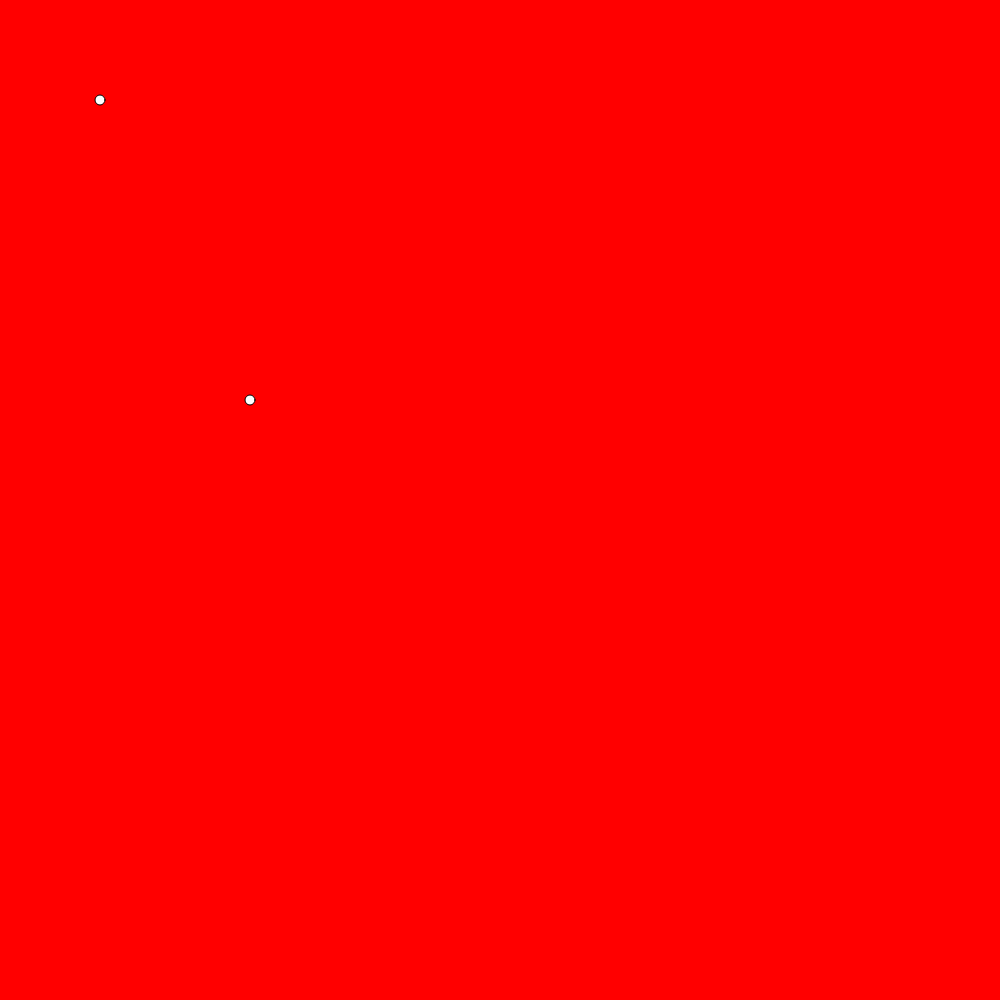
Frame 1 (no input)
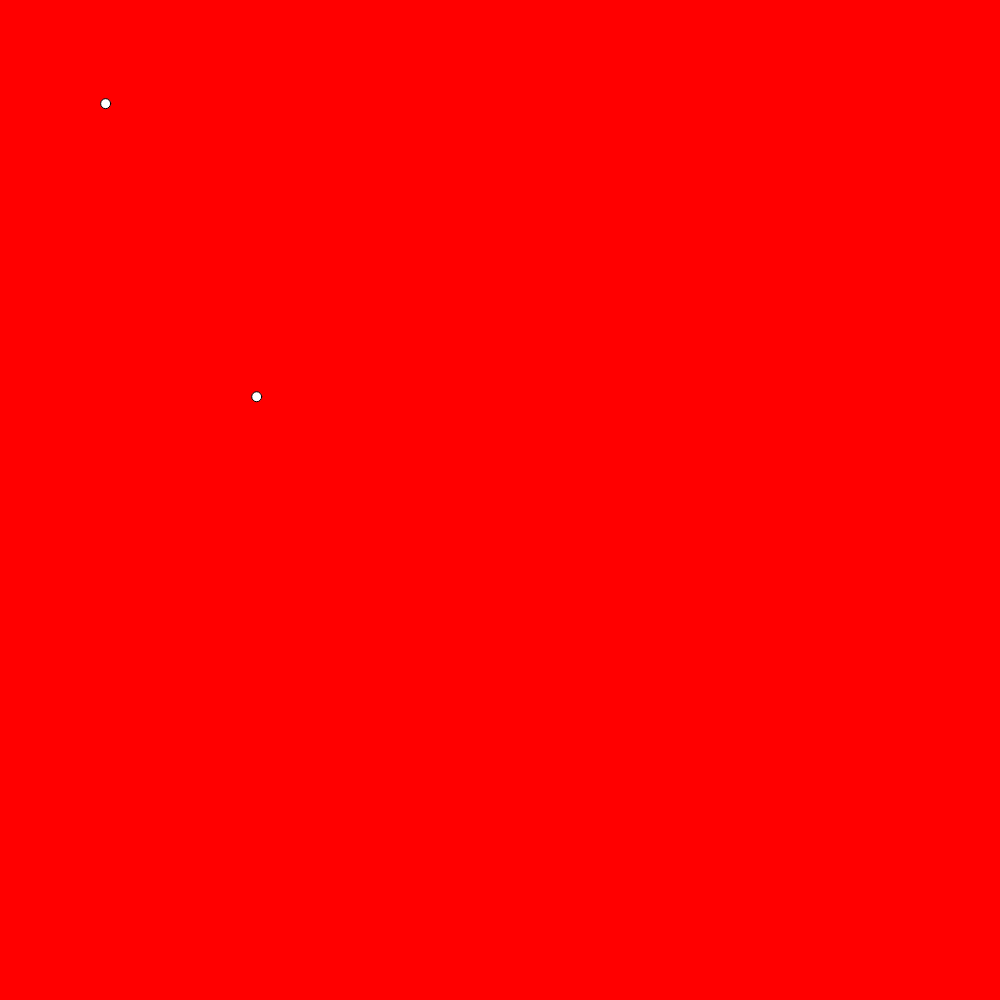
Frame 60 (no input)
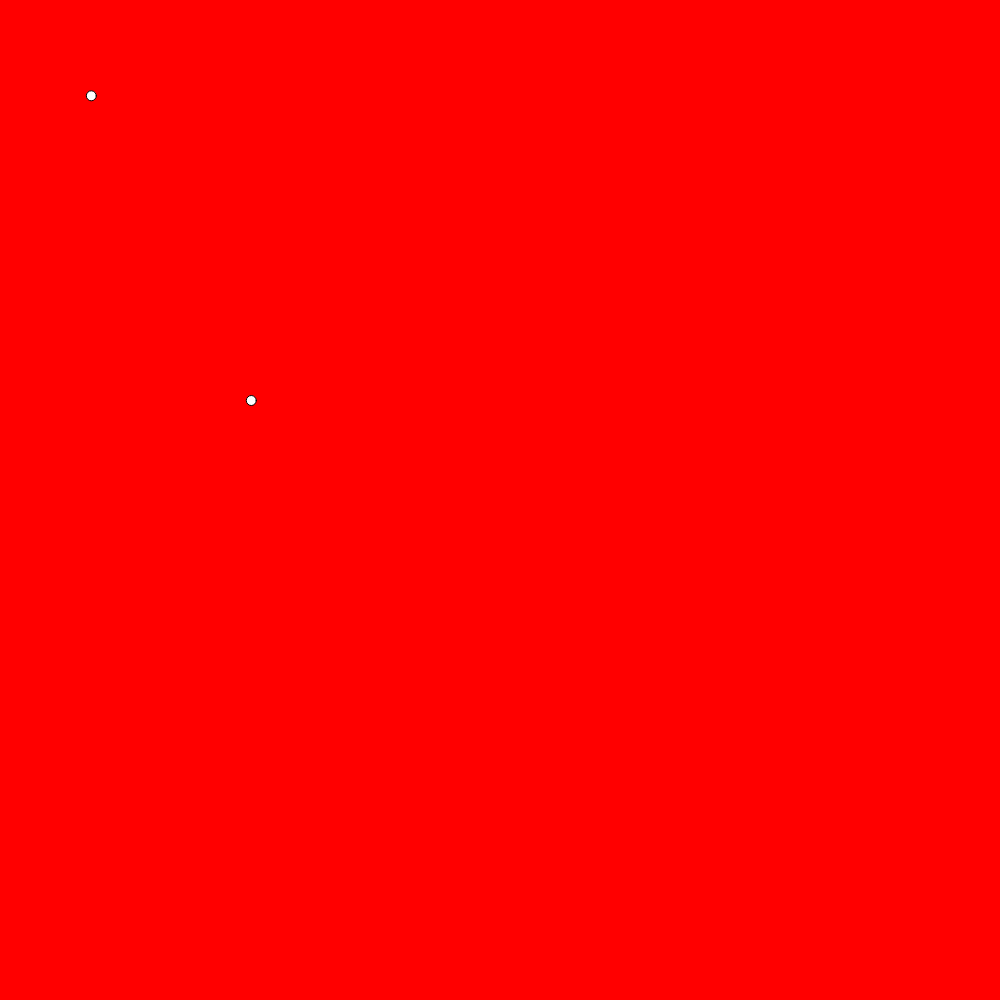
Frame 120 (the mouse pressed at the canvas centre since frame 60)

The p5.js sketch that drew these frames (run headless with seeded random() and noise() and a simulated clock; from frame 60 on, the mouse is pressed at the canvas centre):

// p5.js sketch
// ── sketch.js
// object literal notation
var bubble = {
  x: 100,
  y: 100,
  r: 10
}
var bubble2 = {
  x: 250,
  y: 400,
  r: 10
}

function setup() {
  createCanvas(1000, 1000);
}

function draw() {
  background('red');
  
  circle(bubble.x, bubble.y, bubble.r);
  bubble.x += random(-3, 3);
  bubble.y += random(-3, 3);

  circle(bubble2.x, bubble2.y, bubble2.r);
  bubble2.x += random(-3, 3);
  bubble2.y += random(-3, 3);
}
